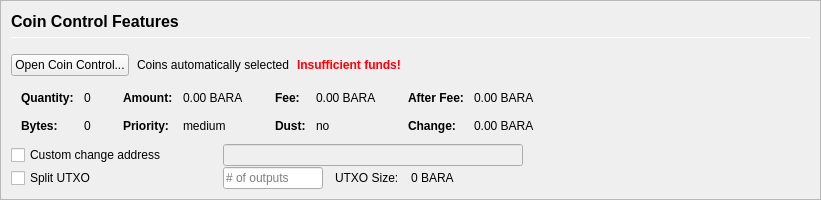
         <widget class="QFrame" name="frameCoinControl">
          <property name="sizePolicy">
           <sizepolicy hsizetype="Expanding" vsizetype="Expanding">
            <horstretch>0</horstretch>
            <verstretch>0</verstretch>
           </sizepolicy>
          </property>
          <property name="maximumSize">
           <size>
            <width>16777215</width>
            <height>16777215</height>
           </size>
          </property>
          <property name="frameShape">
           <enum>QFrame::StyledPanel</enum>
          </property>
          <property name="frameShadow">
           <enum>QFrame::Sunken</enum>
          </property>
          <layout class="QVBoxLayout" name="verticalLayoutCoinControl2">
           <property name="spacing">
            <number>0</number>
           </property>
           <property name="leftMargin">
            <number>0</number>
           </property>
           <property name="topMargin">
            <number>0</number>
           </property>
           <property name="rightMargin">
            <number>0</number>
           </property>
           <property name="bottomMargin">
            <number>0</number>
           </property>
           <item>
            <widget class="QFrame" name="frameCoinControl_BG">
             <layout class="QVBoxLayout" name="verticalLayoutCoinControl" stretch="0,0,0,0,0,0">
              <property name="spacing">
               <number>1</number>
              </property>
              <property name="leftMargin">
               <number>10</number>
              </property>
              <property name="topMargin">
               <number>10</number>
              </property>
              <item>
               <layout class="QHBoxLayout" name="horizontalLayoutCoinControl1">
                <property name="bottomMargin">
                 <number>15</number>
                </property>
                <item>
                 <layout class="QVBoxLayout" name="verticalLayout_3">
                  <property name="spacing">
                   <number>6</number>
                  </property>
                  <item>
                   <widget class="QLabel" name="labelCoinControlFeatures">
                    <property name="sizePolicy">
                     <sizepolicy hsizetype="Preferred" vsizetype="Maximum">
                      <horstretch>0</horstretch>
                      <verstretch>0</verstretch>
                     </sizepolicy>
                    </property>
                    <property name="minimumSize">
                     <size>
                      <width>0</width>
                      <height>20</height>
                     </size>
                    </property>
                    <property name="font">
                     <font>
                      <pointsize>12</pointsize>
                      <weight>75</weight>
                      <bold>true</bold>
                     </font>
                    </property>
                    <property name="styleSheet">
                     <string notr="true">font-weight:bold;</string>
                    </property>
                    <property name="text">
                     <string>Coin Control Features</string>
                    </property>
                   </widget>
                  </item>
                  <item>
                   <widget class="Line" name="line">
                    <property name="minimumSize">
                     <size>
                      <width>0</width>
                      <height>1</height>
                     </size>
                    </property>
                    <property name="maximumSize">
                     <size>
                      <width>16777215</width>
                      <height>1</height>
                     </size>
                    </property>
                    <property name="orientation">
                     <enum>Qt::Horizontal</enum>
                    </property>
                   </widget>
                  </item>
                 </layout>
                </item>
               </layout>
              </item>
              <item>
               <layout class="QHBoxLayout" name="horizontalLayoutCoinControl2" stretch="0,0,0,0">
                <property name="spacing">
                 <number>8</number>
                </property>
                <property name="bottomMargin">
                 <number>10</number>
                </property>
                <item>
                 <widget class="QPushButton" name="pushButtonCoinControl">
                  <property name="styleSheet">
                   <string notr="true"/>
                  </property>
                  <property name="text">
                   <string>Open Coin Control...</string>
                  </property>
                  <property name="autoDefault">
                   <bool>false</bool>
                  </property>
                 </widget>
                </item>
                <item>
                 <widget class="QLabel" name="labelCoinControlAutomaticallySelected">
                  <property name="text">
                   <string>Coins automatically selected</string>
                  </property>
                  <property name="margin">
                   <number>5</number>
                  </property>
                 </widget>
                </item>
                <item>
                 <widget class="QLabel" name="labelCoinControlInsuffFunds">
                  <property name="font">
                   <font>
                    <weight>75</weight>
                    <bold>true</bold>
                   </font>
                  </property>
                  <property name="styleSheet">
                   <string notr="true">color:red;font-weight:bold;</string>
                  </property>
                  <property name="text">
                   <string>Insufficient funds!</string>
                  </property>
                  <property name="margin">
                   <number>5</number>
                  </property>
                 </widget>
                </item>
                <item>
                 <spacer name="horizontalSpacerCoinControl">
                  <property name="orientation">
                   <enum>Qt::Horizontal</enum>
                  </property>
                  <property name="sizeHint" stdset="0">
                   <size>
                    <width>40</width>
                    <height>1</height>
                   </size>
                  </property>
                 </spacer>
                </item>
               </layout>
              </item>
              <item>
               <widget class="QWidget" name="widgetCoinControl" native="true">
                <property name="sizePolicy">
                 <sizepolicy hsizetype="Preferred" vsizetype="Preferred">
                  <horstretch>0</horstretch>
                  <verstretch>0</verstretch>
                 </sizepolicy>
                </property>
                <property name="minimumSize">
                 <size>
                  <width>0</width>
                  <height>0</height>
                 </size>
                </property>
                <property name="styleSheet">
                 <string notr="true"/>
                </property>
                <layout class="QHBoxLayout" name="horizontalLayoutCoinControl5">
                 <property name="leftMargin">
                  <number>0</number>
                 </property>
                 <property name="topMargin">
                  <number>0</number>
                 </property>
                 <property name="rightMargin">
                  <number>0</number>
                 </property>
                 <property name="bottomMargin">
                  <number>0</number>
                 </property>
                 <item>
                  <layout class="QHBoxLayout" name="horizontalLayoutCoinControl3" stretch="0,0,0,1">
                   <property name="spacing">
                    <number>20</number>
                   </property>
                   <property name="topMargin">
                    <number>0</number>
                   </property>
                   <property name="bottomMargin">
                    <number>10</number>
                   </property>
                   <item>
                    <layout class="QFormLayout" name="formLayoutCoinControl1">
                     <property name="horizontalSpacing">
                      <number>10</number>
                     </property>
                     <property name="verticalSpacing">
                      <number>14</number>
                     </property>
                     <property name="leftMargin">
                      <number>10</number>
                     </property>
                     <property name="topMargin">
                      <number>4</number>
                     </property>
                     <property name="rightMargin">
                      <number>6</number>
                     </property>
                     <item row="0" column="0">
                      <widget class="QLabel" name="labelCoinControlQuantityText">
                       <property name="font">
                        <font>
                         <weight>75</weight>
                         <bold>true</bold>
                        </font>
                       </property>
                       <property name="text">
                        <string>Quantity:</string>
                       </property>
                       <property name="margin">
                        <number>0</number>
                       </property>
                      </widget>
                     </item>
                     <item row="0" column="1">
                      <widget class="QLabel" name="labelCoinControlQuantity">
                       <property name="cursor">
                        <cursorShape>IBeamCursor</cursorShape>
                       </property>
                       <property name="contextMenuPolicy">
                        <enum>Qt::ActionsContextMenu</enum>
                       </property>
                       <property name="text">
                        <string notr="true">0</string>
                       </property>
                       <property name="margin">
                        <number>0</number>
                       </property>
                       <property name="textInteractionFlags">
                        <set>Qt::LinksAccessibleByMouse|Qt::TextSelectableByKeyboard|Qt::TextSelectableByMouse</set>
                       </property>
                      </widget>
                     </item>
                     <item row="1" column="0">
                      <widget class="QLabel" name="labelCoinControlBytesText">
                       <property name="font">
                        <font>
                         <weight>75</weight>
                         <bold>true</bold>
                        </font>
                       </property>
                       <property name="text">
                        <string>Bytes:</string>
                       </property>
                      </widget>
                     </item>
                     <item row="1" column="1">
                      <widget class="QLabel" name="labelCoinControlBytes">
                       <property name="cursor">
                        <cursorShape>IBeamCursor</cursorShape>
                       </property>
                       <property name="contextMenuPolicy">
                        <enum>Qt::ActionsContextMenu</enum>
                       </property>
                       <property name="text">
                        <string notr="true">0</string>
                       </property>
                       <property name="textInteractionFlags">
                        <set>Qt::LinksAccessibleByMouse|Qt::TextSelectableByKeyboard|Qt::TextSelectableByMouse</set>
                       </property>
                      </widget>
                     </item>
                    </layout>
                   </item>
                   <item>
                    <layout class="QFormLayout" name="formLayoutCoinControl2">
                     <property name="horizontalSpacing">
                      <number>10</number>
                     </property>
                     <property name="verticalSpacing">
                      <number>14</number>
                     </property>
                     <property name="leftMargin">
                      <number>6</number>
                     </property>
                     <property name="topMargin">
                      <number>4</number>
                     </property>
                     <property name="rightMargin">
                      <number>6</number>
                     </property>
                     <item row="0" column="0">
                      <widget class="QLabel" name="labelCoinControlAmountText">
                       <property name="font">
                        <font>
                         <weight>75</weight>
                         <bold>true</bold>
                        </font>
                       </property>
                       <property name="text">
                        <string>Amount:</string>
                       </property>
                       <property name="margin">
                        <number>0</number>
                       </property>
                      </widget>
                     </item>
                     <item row="0" column="1">
                      <widget class="QLabel" name="labelCoinControlAmount">
                       <property name="cursor">
                        <cursorShape>IBeamCursor</cursorShape>
                       </property>
                       <property name="contextMenuPolicy">
                        <enum>Qt::ActionsContextMenu</enum>
                       </property>
                       <property name="text">
                        <string notr="true">0.00 BARA</string>
                       </property>
                       <property name="textInteractionFlags">
                        <set>Qt::LinksAccessibleByMouse|Qt::TextSelectableByKeyboard|Qt::TextSelectableByMouse</set>
                       </property>
                      </widget>
                     </item>
                     <item row="1" column="0">
                      <widget class="QLabel" name="labelCoinControlPriorityText">
                       <property name="font">
                        <font>
                         <weight>75</weight>
                         <bold>true</bold>
                        </font>
                       </property>
                       <property name="text">
                        <string>Priority:</string>
                       </property>
                      </widget>
                     </item>
                     <item row="1" column="1">
                      <widget class="QLabel" name="labelCoinControlPriority">
                       <property name="cursor">
                        <cursorShape>IBeamCursor</cursorShape>
                       </property>
                       <property name="contextMenuPolicy">
                        <enum>Qt::ActionsContextMenu</enum>
                       </property>
                       <property name="text">
                        <string>medium</string>
                       </property>
                       <property name="textInteractionFlags">
                        <set>Qt::LinksAccessibleByMouse|Qt::TextSelectableByKeyboard|Qt::TextSelectableByMouse</set>
                       </property>
                      </widget>
                     </item>
                    </layout>
                   </item>
                   <item>
                    <layout class="QFormLayout" name="formLayoutCoinControl3">
                     <property name="horizontalSpacing">
                      <number>10</number>
                     </property>
                     <property name="verticalSpacing">
                      <number>14</number>
                     </property>
                     <property name="leftMargin">
                      <number>6</number>
                     </property>
                     <property name="topMargin">
                      <number>4</number>
                     </property>
                     <property name="rightMargin">
                      <number>6</number>
                     </property>
                     <item row="0" column="0">
                      <widget class="QLabel" name="labelCoinControlFeeText">
                       <property name="font">
                        <font>
                         <weight>75</weight>
                         <bold>true</bold>
                        </font>
                       </property>
                       <property name="text">
                        <string>Fee:</string>
                       </property>
                       <property name="margin">
                        <number>0</number>
                       </property>
                      </widget>
                     </item>
                     <item row="0" column="1">
                      <widget class="QLabel" name="labelCoinControlFee">
                       <property name="cursor">
                        <cursorShape>IBeamCursor</cursorShape>
                       </property>
                       <property name="contextMenuPolicy">
                        <enum>Qt::ActionsContextMenu</enum>
                       </property>
                       <property name="text">
                        <string notr="true">0.00 BARA</string>
                       </property>
                       <property name="textInteractionFlags">
                        <set>Qt::LinksAccessibleByMouse|Qt::TextSelectableByKeyboard|Qt::TextSelectableByMouse</set>
                       </property>
                      </widget>
                     </item>
                     <item row="1" column="0">
                      <widget class="QLabel" name="labelCoinControlLowOutputText">
                       <property name="font">
                        <font>
                         <weight>75</weight>
                         <bold>true</bold>
                        </font>
                       </property>
                       <property name="text">
                        <string>Dust:</string>
                       </property>
                      </widget>
                     </item>
                     <item row="1" column="1">
                      <widget class="QLabel" name="labelCoinControlLowOutput">
                       <property name="cursor">
                        <cursorShape>IBeamCursor</cursorShape>
                       </property>
                       <property name="contextMenuPolicy">
                        <enum>Qt::ActionsContextMenu</enum>
                       </property>
                       <property name="text">
                        <string>no</string>
                       </property>
                       <property name="textInteractionFlags">
                        <set>Qt::LinksAccessibleByMouse|Qt::TextSelectableByKeyboard|Qt::TextSelectableByMouse</set>
                       </property>
                      </widget>
                     </item>
                    </layout>
                   </item>
                   <item>
                    <layout class="QFormLayout" name="formLayoutCoinControl4">
                     <property name="horizontalSpacing">
                      <number>10</number>
                     </property>
                     <property name="verticalSpacing">
                      <number>14</number>
                     </property>
                     <property name="leftMargin">
                      <number>6</number>
                     </property>
                     <property name="topMargin">
                      <number>4</number>
                     </property>
                     <property name="rightMargin">
                      <number>6</number>
                     </property>
                     <item row="0" column="0">
                      <widget class="QLabel" name="labelCoinControlAfterFeeText">
                       <property name="font">
                        <font>
                         <weight>75</weight>
                         <bold>true</bold>
                        </font>
                       </property>
                       <property name="text">
                        <string>After Fee:</string>
                       </property>
                       <property name="margin">
                        <number>0</number>
                       </property>
                      </widget>
                     </item>
                     <item row="0" column="1">
                      <widget class="QLabel" name="labelCoinControlAfterFee">
                       <property name="cursor">
                        <cursorShape>IBeamCursor</cursorShape>
                       </property>
                       <property name="contextMenuPolicy">
                        <enum>Qt::ActionsContextMenu</enum>
                       </property>
                       <property name="text">
                        <string notr="true">0.00 BARA</string>
                       </property>
                       <property name="textInteractionFlags">
                        <set>Qt::LinksAccessibleByMouse|Qt::TextSelectableByKeyboard|Qt::TextSelectableByMouse</set>
                       </property>
                      </widget>
                     </item>
                     <item row="1" column="0">
                      <widget class="QLabel" name="labelCoinControlChangeText">
                       <property name="font">
                        <font>
                         <weight>75</weight>
                         <bold>true</bold>
                        </font>
                       </property>
                       <property name="text">
                        <string>Change:</string>
                       </property>
                      </widget>
                     </item>
                     <item row="1" column="1">
                      <widget class="QLabel" name="labelCoinControlChange">
                       <property name="cursor">
                        <cursorShape>IBeamCursor</cursorShape>
                       </property>
                       <property name="contextMenuPolicy">
                        <enum>Qt::ActionsContextMenu</enum>
                       </property>
                       <property name="text">
                        <string notr="true">0.00 BARA</string>
                       </property>
                       <property name="textInteractionFlags">
                        <set>Qt::LinksAccessibleByMouse|Qt::TextSelectableByKeyboard|Qt::TextSelectableByMouse</set>
                       </property>
                      </widget>
                     </item>
                    </layout>
                   </item>
                  </layout>
                 </item>
                </layout>
               </widget>
              </item>
              <item>
               <layout class="QHBoxLayout" name="horizontalLayoutCoinControl4">
                <property name="spacing">
                 <number>12</number>
                </property>
                <property name="sizeConstraint">
                 <enum>QLayout::SetDefaultConstraint</enum>
                </property>
                <property name="topMargin">
                 <number>0</number>
                </property>
                <property name="rightMargin">
                 <number>0</number>
                </property>
                <item>
                 <widget class="QCheckBox" name="checkBoxCoinControlChange">
                  <property name="sizePolicy">
                   <sizepolicy hsizetype="Preferred" vsizetype="Preferred">
                    <horstretch>0</horstretch>
                    <verstretch>0</verstretch>
                   </sizepolicy>
                  </property>
                  <property name="minimumSize">
                   <size>
                    <width>200</width>
                    <height>0</height>
                   </size>
                  </property>
                  <property name="maximumSize">
                   <size>
                    <width>200</width>
                    <height>16777215</height>
                   </size>
                  </property>
                  <property name="toolTip">
                   <string>If this is activated, but the change address is empty or invalid, change will be sent to a newly generated address.</string>
                  </property>
                  <property name="text">
                   <string>Custom change address</string>
                  </property>
                 </widget>
                </item>
                <item>
                 <widget class="QValidatedLineEdit" name="lineEditCoinControlChange">
                  <property name="enabled">
                   <bool>false</bool>
                  </property>
                  <property name="sizePolicy">
                   <sizepolicy hsizetype="Preferred" vsizetype="Preferred">
                    <horstretch>0</horstretch>
                    <verstretch>0</verstretch>
                   </sizepolicy>
                  </property>
                  <property name="minimumSize">
                   <size>
                    <width>300</width>
                    <height>0</height>
                   </size>
                  </property>
                 </widget>
                </item>
                <item>
                 <widget class="QLabel" name="labelCoinControlChangeLabel">
                  <property name="sizePolicy">
                   <sizepolicy hsizetype="Preferred" vsizetype="Preferred">
                    <horstretch>0</horstretch>
                    <verstretch>0</verstretch>
                   </sizepolicy>
                  </property>
                  <property name="minimumSize">
                   <size>
                    <width>100</width>
                    <height>0</height>
                   </size>
                  </property>
                  <property name="text">
                   <string/>
                  </property>
                  <property name="margin">
                   <number>3</number>
                  </property>
                 </widget>
                </item>
               </layout>
              </item>
              <item>
               <layout class="QHBoxLayout" name="horizontalLayoutCoinControl6">
                <property name="spacing">
                 <number>12</number>
                </property>
                <property name="rightMargin">
                 <number>0</number>
                </property>
                <item>
                 <widget class="QCheckBox" name="splitBlockCheckBox">
                  <property name="sizePolicy">
                   <sizepolicy hsizetype="Preferred" vsizetype="Preferred">
                    <horstretch>0</horstretch>
                    <verstretch>0</verstretch>
                   </sizepolicy>
                  </property>
                  <property name="minimumSize">
                   <size>
                    <width>200</width>
                    <height>0</height>
                   </size>
                  </property>
                  <property name="maximumSize">
                   <size>
                    <width>200</width>
                    <height>16777215</height>
                   </size>
                  </property>
                  <property name="text">
                   <string>Split UTXO</string>
                  </property>
                 </widget>
                </item>
                <item>
                 <widget class="QLineEdit" name="splitBlockLineEdit">
                  <property name="sizePolicy">
                   <sizepolicy hsizetype="Preferred" vsizetype="Preferred">
                    <horstretch>50</horstretch>
                    <verstretch>0</verstretch>
                   </sizepolicy>
                  </property>
                  <property name="minimumSize">
                   <size>
                    <width>100</width>
                    <height>0</height>
                   </size>
                  </property>
                  <property name="maximumSize">
                   <size>
                    <width>100</width>
                    <height>16777215</height>
                   </size>
                  </property>
                  <property name="placeholderText">
                   <string># of outputs</string>
                  </property>
                 </widget>
                </item>
                <item>
                 <widget class="QLabel" name="labelBlockSizeText">
                  <property name="text">
                   <string>UTXO Size:</string>
                  </property>
                 </widget>
                </item>
                <item>
                 <widget class="QLabel" name="labelBlockSize">
                  <property name="text">
                   <string>0 BARA</string>
                  </property>
                 </widget>
                </item>
                <item>
                 <spacer name="horizontalSpacer_7">
                  <property name="orientation">
                   <enum>Qt::Horizontal</enum>
                  </property>
                  <property name="sizeHint" stdset="0">
                   <size>
                    <width>40</width>
                    <height>20</height>
                   </size>
                  </property>
                 </spacer>
                </item>
               </layout>
              </item>
              <item>
               <spacer name="verticalSpacerCoinControl">
                <property name="orientation">
                 <enum>Qt::Vertical</enum>
                </property>
                <property name="sizeHint" stdset="0">
                 <size>
                  <width>800</width>
                  <height>1</height>
                 </size>
                </property>
               </spacer>
              </item>
             </layout>
            </widget>
           </item>
          </layout>
         </widget>
